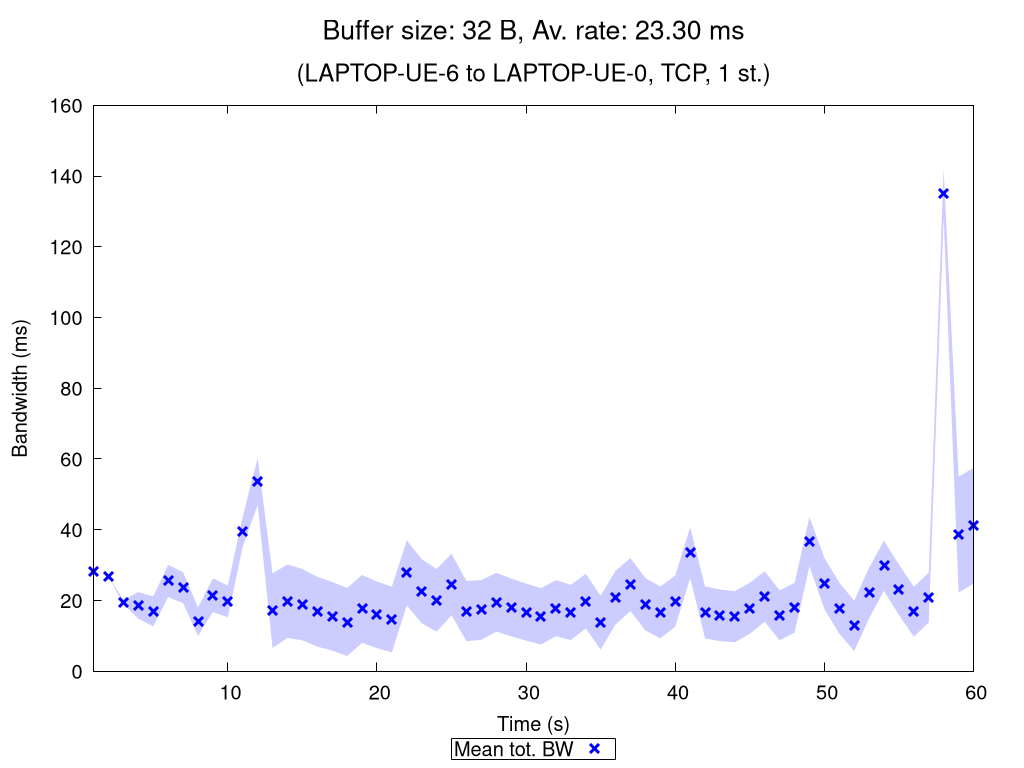

This chart was generated by the following gnuplot code:
set terminal pngcairo nocrop enhanced size 1024,768 font "Verdana,15"
set output "TCP_1_st_2020_11_06_01-06-41_two2one_00032B.png"

set title "{/=20 Buffer size: 32 B, Av. rate: 23.30 ms}\n\n{/=18 (LAPTOP-UE-6 to LAPTOP-UE-0, TCP, 1 st.)}"

set xlabel "Time (s)"
set ylabel "Bandwidth (ms)"
set ytics nomirror
set key bmargin center horizontal box samplen 1 width -1
set bmargin 4.6
set rmargin 4.5

rf = 1.0  # rate factor
set style fill transparent solid 0.2 noborder
set autoscale xfix
plot "TCP_1_st_2020_11_06_01-06-41_two2one_00032B_iperf_processed.dat" using 1:($2/rf-$3/rf):($2/rf+$3/rf) with filledcurves lc rgb "blue" notitle, \
     "" using 1:($2/rf) with points pt 2 ps 1.5 lw 3 lc rgb "blue" title "Mean tot. BW", \
